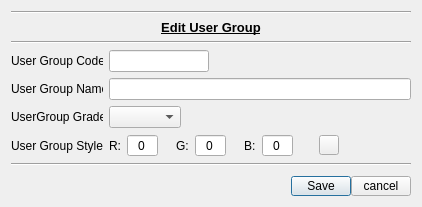
<?xml version="1.0" encoding="UTF-8"?>
<ui version="4.0">
 <class>dial_groups</class>
 <widget class="QDialog" name="dial_groups">
  <property name="geometry">
   <rect>
    <x>0</x>
    <y>0</y>
    <width>422</width>
    <height>207</height>
   </rect>
  </property>
  <property name="windowTitle">
   <string>UserGroups Dialog</string>
  </property>
  <layout class="QGridLayout" name="gridLayout">
   <item row="8" column="0">
    <spacer name="verticalSpacer">
     <property name="orientation">
      <enum>Qt::Vertical</enum>
     </property>
     <property name="sizeHint" stdset="0">
      <size>
       <width>20</width>
       <height>13</height>
      </size>
     </property>
    </spacer>
   </item>
   <item row="0" column="0">
    <widget class="Line" name="line_3">
     <property name="orientation">
      <enum>Qt::Horizontal</enum>
     </property>
    </widget>
   </item>
   <item row="2" column="0">
    <widget class="Line" name="line_2">
     <property name="orientation">
      <enum>Qt::Horizontal</enum>
     </property>
    </widget>
   </item>
   <item row="7" column="0">
    <widget class="Line" name="line">
     <property name="orientation">
      <enum>Qt::Horizontal</enum>
     </property>
    </widget>
   </item>
   <item row="9" column="0">
    <layout class="QHBoxLayout" name="hl_buttons">
     <property name="spacing">
      <number>0</number>
     </property>
     <item>
      <spacer name="horizontalSpacer">
       <property name="orientation">
        <enum>Qt::Horizontal</enum>
       </property>
       <property name="sizeHint" stdset="0">
        <size>
         <width>40</width>
         <height>10</height>
        </size>
       </property>
      </spacer>
     </item>
     <item>
      <widget class="QPushButton" name="pb_save">
       <property name="maximumSize">
        <size>
         <width>60</width>
         <height>20</height>
        </size>
       </property>
       <property name="text">
        <string>Save</string>
       </property>
      </widget>
     </item>
     <item>
      <widget class="QPushButton" name="pb_cancel">
       <property name="maximumSize">
        <size>
         <width>60</width>
         <height>20</height>
        </size>
       </property>
       <property name="text">
        <string>cancel</string>
       </property>
      </widget>
     </item>
    </layout>
   </item>
   <item row="6" column="0">
    <layout class="QHBoxLayout" name="hl_userGrpStyle">
     <item>
      <widget class="QLabel" name="l_userGrpStyle">
       <property name="minimumSize">
        <size>
         <width>92</width>
         <height>0</height>
        </size>
       </property>
       <property name="maximumSize">
        <size>
         <width>92</width>
         <height>16777215</height>
        </size>
       </property>
       <property name="text">
        <string>User Group Style: </string>
       </property>
      </widget>
     </item>
     <item>
      <widget class="QLabel" name="l_r">
       <property name="text">
        <string>R:</string>
       </property>
      </widget>
     </item>
     <item>
      <widget class="QSpinBox" name="sb_styleR">
       <property name="minimumSize">
        <size>
         <width>30</width>
         <height>0</height>
        </size>
       </property>
       <property name="alignment">
        <set>Qt::AlignCenter</set>
       </property>
       <property name="buttonSymbols">
        <enum>QAbstractSpinBox::NoButtons</enum>
       </property>
       <property name="prefix">
        <string/>
       </property>
       <property name="maximum">
        <number>255</number>
       </property>
      </widget>
     </item>
     <item>
      <spacer name="horizontalSpacer_5">
       <property name="orientation">
        <enum>Qt::Horizontal</enum>
       </property>
       <property name="sizeType">
        <enum>QSizePolicy::Fixed</enum>
       </property>
       <property name="sizeHint" stdset="0">
        <size>
         <width>12</width>
         <height>20</height>
        </size>
       </property>
      </spacer>
     </item>
     <item>
      <widget class="QLabel" name="l_g">
       <property name="text">
        <string>G:</string>
       </property>
      </widget>
     </item>
     <item>
      <widget class="QSpinBox" name="sb_styleG">
       <property name="minimumSize">
        <size>
         <width>30</width>
         <height>0</height>
        </size>
       </property>
       <property name="alignment">
        <set>Qt::AlignCenter</set>
       </property>
       <property name="buttonSymbols">
        <enum>QAbstractSpinBox::NoButtons</enum>
       </property>
       <property name="maximum">
        <number>255</number>
       </property>
      </widget>
     </item>
     <item>
      <spacer name="horizontalSpacer_6">
       <property name="orientation">
        <enum>Qt::Horizontal</enum>
       </property>
       <property name="sizeType">
        <enum>QSizePolicy::Fixed</enum>
       </property>
       <property name="sizeHint" stdset="0">
        <size>
         <width>12</width>
         <height>20</height>
        </size>
       </property>
      </spacer>
     </item>
     <item>
      <widget class="QLabel" name="l_b">
       <property name="text">
        <string>B:</string>
       </property>
      </widget>
     </item>
     <item>
      <widget class="QSpinBox" name="sb_styleB">
       <property name="minimumSize">
        <size>
         <width>30</width>
         <height>0</height>
        </size>
       </property>
       <property name="alignment">
        <set>Qt::AlignCenter</set>
       </property>
       <property name="buttonSymbols">
        <enum>QAbstractSpinBox::NoButtons</enum>
       </property>
       <property name="maximum">
        <number>255</number>
       </property>
      </widget>
     </item>
     <item>
      <spacer name="horizontalSpacer_3">
       <property name="orientation">
        <enum>Qt::Horizontal</enum>
       </property>
       <property name="sizeType">
        <enum>QSizePolicy::Fixed</enum>
       </property>
       <property name="sizeHint" stdset="0">
        <size>
         <width>20</width>
         <height>20</height>
        </size>
       </property>
      </spacer>
     </item>
     <item>
      <widget class="QPushButton" name="pb_userGrpStyle">
       <property name="maximumSize">
        <size>
         <width>20</width>
         <height>20</height>
        </size>
       </property>
       <property name="text">
        <string/>
       </property>
       <property name="autoDefault">
        <bool>false</bool>
       </property>
       <property name="flat">
        <bool>false</bool>
       </property>
      </widget>
     </item>
     <item>
      <spacer name="horizontalSpacer_2">
       <property name="orientation">
        <enum>Qt::Horizontal</enum>
       </property>
       <property name="sizeHint" stdset="0">
        <size>
         <width>40</width>
         <height>20</height>
        </size>
       </property>
      </spacer>
     </item>
    </layout>
   </item>
   <item row="1" column="0">
    <widget class="QLabel" name="l_message">
     <property name="maximumSize">
      <size>
       <width>16777215</width>
       <height>16777215</height>
      </size>
     </property>
     <property name="font">
      <font>
       <pointsize>10</pointsize>
       <weight>75</weight>
       <bold>true</bold>
       <underline>true</underline>
      </font>
     </property>
     <property name="text">
      <string>Edit User Group</string>
     </property>
     <property name="alignment">
      <set>Qt::AlignCenter</set>
     </property>
    </widget>
   </item>
   <item row="3" column="0">
    <layout class="QHBoxLayout" name="hl_userGrpCode">
     <item>
      <widget class="QLabel" name="l_userGrpCode">
       <property name="minimumSize">
        <size>
         <width>92</width>
         <height>0</height>
        </size>
       </property>
       <property name="maximumSize">
        <size>
         <width>92</width>
         <height>16777215</height>
        </size>
       </property>
       <property name="text">
        <string>User Group Code: </string>
       </property>
      </widget>
     </item>
     <item>
      <widget class="QLineEdit" name="le_userGrpCode">
       <property name="minimumSize">
        <size>
         <width>100</width>
         <height>0</height>
        </size>
       </property>
       <property name="maximumSize">
        <size>
         <width>100</width>
         <height>16777215</height>
        </size>
       </property>
      </widget>
     </item>
     <item>
      <spacer name="horizontalSpacer_4">
       <property name="orientation">
        <enum>Qt::Horizontal</enum>
       </property>
       <property name="sizeHint" stdset="0">
        <size>
         <width>40</width>
         <height>20</height>
        </size>
       </property>
      </spacer>
     </item>
    </layout>
   </item>
   <item row="4" column="0">
    <layout class="QHBoxLayout" name="hl_userGrpName">
     <item>
      <widget class="QLabel" name="l_userGrpName">
       <property name="minimumSize">
        <size>
         <width>92</width>
         <height>0</height>
        </size>
       </property>
       <property name="maximumSize">
        <size>
         <width>92</width>
         <height>16777215</height>
        </size>
       </property>
       <property name="text">
        <string>User Group Name: </string>
       </property>
      </widget>
     </item>
     <item>
      <widget class="QLineEdit" name="le_userGrpName"/>
     </item>
    </layout>
   </item>
   <item row="5" column="0">
    <layout class="QHBoxLayout" name="hl_userGrpGrade">
     <property name="topMargin">
      <number>0</number>
     </property>
     <property name="bottomMargin">
      <number>0</number>
     </property>
     <item>
      <widget class="QLabel" name="l_userGrpGrade">
       <property name="minimumSize">
        <size>
         <width>92</width>
         <height>0</height>
        </size>
       </property>
       <property name="maximumSize">
        <size>
         <width>92</width>
         <height>16777215</height>
        </size>
       </property>
       <property name="text">
        <string>UserGroup Grade:</string>
       </property>
      </widget>
     </item>
     <item>
      <widget class="QComboBox" name="cb_grade"/>
     </item>
     <item>
      <spacer name="horizontalSpacer_7">
       <property name="orientation">
        <enum>Qt::Horizontal</enum>
       </property>
       <property name="sizeHint" stdset="0">
        <size>
         <width>40</width>
         <height>20</height>
        </size>
       </property>
      </spacer>
     </item>
    </layout>
   </item>
  </layout>
 </widget>
 <tabstops>
  <tabstop>le_userGrpCode</tabstop>
  <tabstop>le_userGrpName</tabstop>
  <tabstop>sb_styleR</tabstop>
  <tabstop>sb_styleG</tabstop>
  <tabstop>sb_styleB</tabstop>
  <tabstop>pb_save</tabstop>
  <tabstop>pb_cancel</tabstop>
 </tabstops>
 <resources/>
 <connections/>
</ui>
